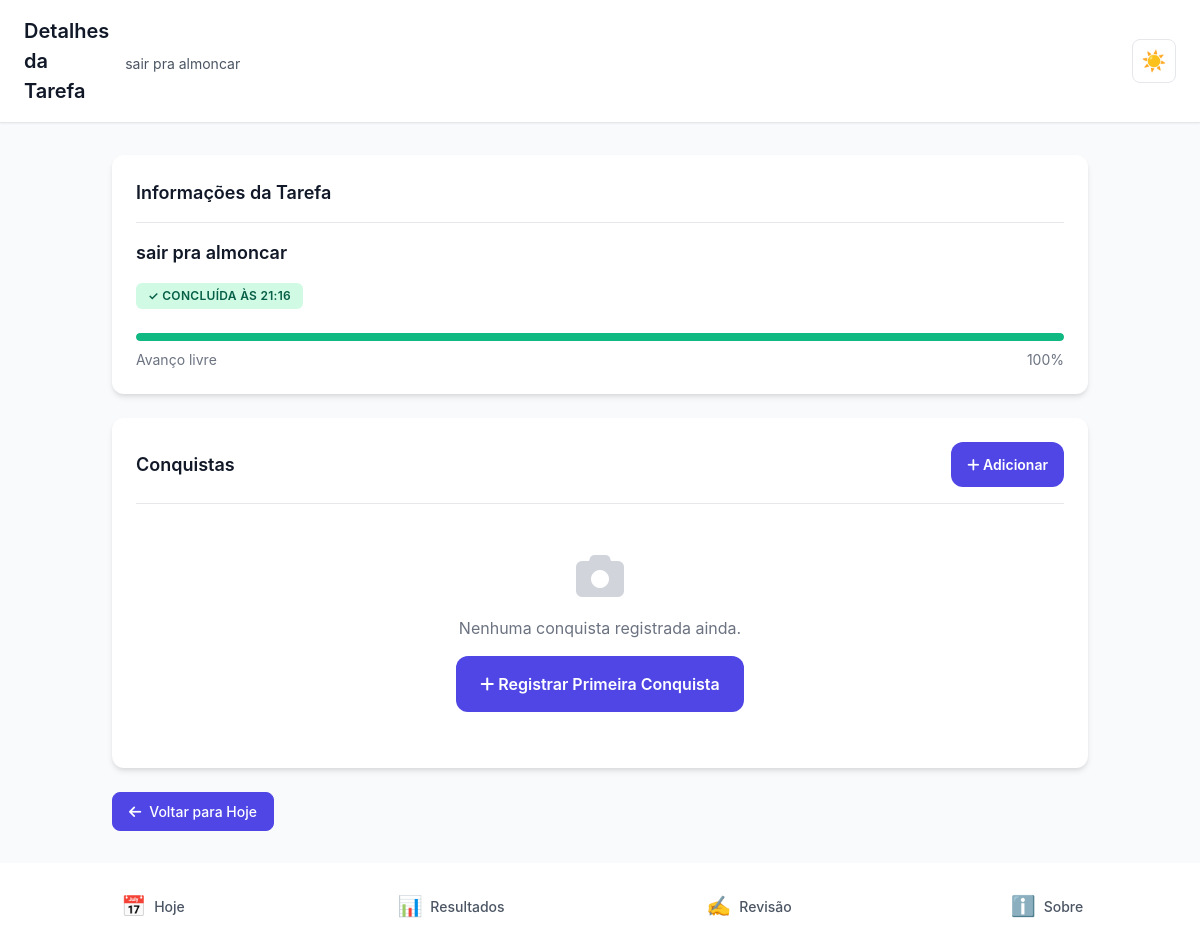
The app's page /tarefa/2/detalhes/ (signed in) with its own data.
### core/models.py (models this page shows, shortened)
class Task(models.Model):
    STATUS_CHOICES = [
        ('pendente', 'Pendente'),
        ('concluida', 'Concluída'),
    ]
    day_plan = models.ForeignKey(
        DayPlan,
        on_delete=models.CASCADE,
        related_name='tasks',
        verbose_name='Plano do Dia'
    )
    titulo = models.CharField(
        max_length=200,
        verbose_name='Título',
        help_text='Título curto e claro da tarefa'
    )
    descricao = models.TextField(
        blank=True,
        null=True,
        verbose_name='Descrição',
        help_text='Descrição opcional da tarefa'
    )
    ordem = models.IntegerField(
        validators=[MinValueValidator(1), MaxValueValidator(3)],
        verbose_name='Ordem',
        help_text='Ordem da tarefa (1, 2 ou 3)'
    )
    status = models.CharField(
        max_length=10,
        choices=STATUS_CHOICES,
        default='pendente',
        verbose_name='Status'
    )
    concluida_em = models.DateTimeField(
        blank=True,
        null=True,
        verbose_name='Concluída em'
    )
    total_steps = models.IntegerField(
        blank=True,
        null=True,
        validators=[MinValueValidator(1)],
        verbose_name='Total de Etapas',
        help_text='Quantidade total de etapas definidas (deixe vazio para modo flexível)'
    )
    completed_steps = models.IntegerField(
        default=0,
        validators=[MinValueValidator(0)],
        verbose_name='Etapas Concluídas',
        help_text='Quantidade de etapas concluídas (para tarefas com total_steps definido)'
    )
    pseudo_steps_done = models.IntegerField(
        default=0,
        validators=[MinValueValidator(0)],
        verbose_name='Passos Avançados',
        help_text='Contador de cliques em "Avançar etapa" (para tarefas sem total_steps)'
    )
    progress_percent = models.IntegerField(
        default=0,
        validators=[MinValueValidator(0), MaxValueValidator(100)],
        verbose_name='Progresso (%)',
        help_text='Progresso atual da tarefa em percentual (0-100)'
    )
    criado_em = models.DateTimeField(
        auto_now_add=True,
        verbose_name='Criado em'
    )
    atualizado_em = models.DateTimeField(
        auto_now=True,
        verbose_name='Atualizado em'
    )
    class Meta:
        verbose_name = 'Tarefa'
        verbose_name_plural = 'Tarefas'
        ordering = ['ordem']
        unique_together = [['day_plan', 'ordem']]

### core/views.py (the view)
# urls.py: path('tarefa/<int:task_id>/detalhes/', views.detalhes_tarefa, name='detalhes_tarefa'),
@login_required
def detalhes_tarefa(request, task_id):
    task = get_object_or_404(Task, id=task_id, day_plan__usuario=request.user)
    moments = task.moments.all()
    context = {
        'task': task,
        'day_plan': task.day_plan,
        'moments': moments,
    }
    return render(request, 'core/detalhes_tarefa.html', context)

### core/context_processors.py (called while the page is built)
def pwa_settings(request):
    return {
        "PWA_SETTINGS": {
            "enabled": getattr(settings, "PWA_ENABLED", False),
            "theme_color": getattr(settings, "PWA_THEME_COLOR", "#0f172a"),
            "background_color": getattr(
                settings, "PWA_BACKGROUND_COLOR", "#0f172a"
            ),
            "start_url": getattr(settings, "PWA_START_URL", "/?source=pwa"),
            "scope": getattr(settings, "PWA_SCOPE", "/"),
            "install_hint": "Compartilhar → Adicionar à Tela de Início",
            "push_public_key": getattr(settings, "PWA_PUSH_PUBLIC_KEY", ""),
        }
    }

### core/templates/core/detalhes_tarefa.html (shortened to what this page needs)
{% extends 'core/base.html' %}
{% load static %}
{% block header_title %}Detalhes da Tarefa{% endblock %}
{% block header_subtitle %}
    <div class="header-subtitle">{{ task.titulo }}</div>
{% endblock %}
{% block content %}
    <div class="card fade-in">
        <div class="card-header">
            <h2 class="card-title">Informações da Tarefa</h2>
        </div>
        <div class="card-body">
            <div style="margin-bottom: 1rem;">
                <h3 style="font-size: 1.125rem; font-weight: 600; color: #111827; margin-bottom: 0.5rem;">
                    {{ task.titulo }}
                </h3>
            </div>
            <div style="display: flex; flex-direction: column; gap: 0.75rem;">
                <div>
                    <span class="badge {% if task.status == 'concluida' %}badge-success{% else %}badge-info{% endif %}">
                        {% if task.status == 'concluida' %}
                            ✓ Concluída
                            {% if task.concluida_em %}
                                às {{ task.concluida_em|date:"H:i" }}
                            {% endif %}
                        {% else %}
                            Pendente
                        {% endif %}
                    </span>
                </div>
                <div>
                    <div class="progress-bar-container" style="margin-bottom: 0.5rem;">
                        <div class="progress-bar {% if task.progress_percent == 100 %}success{% elif task.progress_percent > 0 %}warning{% endif %}"
                             style="width: {{ task.progress_percent }}%"></div>
                    </div>
                    <div style="display: flex; justify-content: space-between; align-items: center; font-size: 0.875rem; color: #6B7280;">
                        <span>
                            {% if task.total_steps and task.total_steps > 0 %}
                                Etapas: {{ task.completed_steps }}/{{ task.total_steps }}
                            {% else %}
                                Avanço livre
                            {% endif %}
                        </span>
                        <span>{{ task.progress_percent }}%</span>
                    </div>
                </div>
            </div>
        </div>
    </div>
    <div class="card fade-in">
        <div class="card-header" style="display: flex; justify-content: space-between; align-items: center;">
            <h2 class="card-title">Conquistas</h2>
            {% if task.status == 'concluida' %}
                <a href="{% url 'core:registrar_conquista' task.id %}" class="btn btn-primary btn-sm">
                    <i class="fas fa-plus"></i>
                    Adicionar
                </a>
            {% endif %}
        </div>
        <div class="card-body" style="padding-top: 0;">
            {% if moments %}
                <div style="display: grid; grid-template-columns: repeat(auto-fill, minmax(150px, 1fr)); gap: 1rem; margin-top: 1rem;">
                    {% for moment in moments %}
                        <div class="moment-card" style="position: relative; cursor: pointer;" onclick="openMomentModal('{{ moment.image.url }}', '{{ moment.caption|default:""|escapejs }}', '{{ moment.created_at|date:"d/m/Y H:i" }}')">
                            <img src="{{ moment.image.url }}"
                                 alt="{% if moment.caption %}{{ moment.caption }}{% else %}Conquista{% endif %}"
                                 style="width: 100%; height: 150px; object-fit: cover; border-radius: 8px; border: 2px solid #E5E7EB;">
                            {% if moment.caption %}
                                <div style="position: absolute; bottom: 0; left: 0; right: 0; background: linear-gradient(to top, rgba(0,0,0,0.7), transparent); padding: 0.5rem; border-radius: 0 0 8px 8px;">
                                    <p style="color: white; font-size: 0.75rem; margin: 0; text-overflow: ellipsis; overflow: hidden; white-space: nowrap;">
                                        {{ moment.caption }}
                                    </p>
                                </div>
                            {% endif %}
                            <div style="position: absolute; top: 0.25rem; right: 0.25rem; background: rgba(0,0,0,0.5); color: white; padding: 0.25rem 0.5rem; border-radius: 4px; font-size: 0.625rem;">
                                <i class="fas fa-camera"></i>
                            </div>
                        </div>
                    {% endfor %}
                </div>
            {% else %}
                <div style="text-align: center; padding: 2rem 0;">
                    <i class="fas fa-camera" style="font-size: 3rem; color: #D1D5DB; margin-bottom: 1rem;"></i>
                    <p style="color: #6B7280; margin-bottom: 1rem;">
                        Nenhuma conquista registrada ainda.
                    </p>
                    {% if task.status == 'concluida' %}
                        <a href="{% url 'core:registrar_conquista' task.id %}" class="btn btn-primary">
                            <i class="fas fa-plus"></i>
                            Registrar Primeira Conquista
                        </a>
                    {% else %}
                        <p style="font-size: 0.875rem; color: #9CA3AF;">
                            Conclua a tarefa para registrar conquistas.
                        </p>
                    {% endif %}
                </div>
            {% endif %}
        </div>
    </div>
    <div style="margin-top: 1.5rem;">
        <a href="{% url 'core:home' %}" class="btn-icon-text btn-icon-text-primary">
            <i class="fas fa-arrow-left"></i>
            <span>Voltar para Hoje</span>
        </a>
    </div>
{% endblock %}

### records on screen
Task: titulo "sair pra almoncar", concluida_em "21:16", progress_percent "100"
